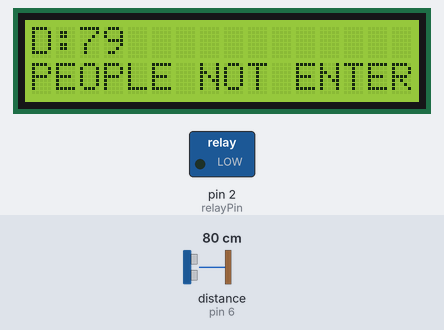
Bench run of a sketch on a simulated Arduino Uno, built with avr-gcc and run on an emulated ATmega328P. Parts: 16×2 character LCD, switched loads named in the sketch (green lamp = pin HIGH). Wiring (inferred from the names in the program): ultrasonic range finder: trigger pin 7; echo pin 6. Inputs (shaded band) come from the test bench; at power-on: distance to the obstacle (sensor on pin 6) 80 cm. The echo pulse lasts 58.3 µs per cm; pins used as bus, display or sensor lines are not drawn; what the sketch prints to the serial monitor is not drawn.

Above: at 1.2 s.
1.3 s: distance to the obstacle (sensor on pin 6) set to 22 cm
At 4.4 s:
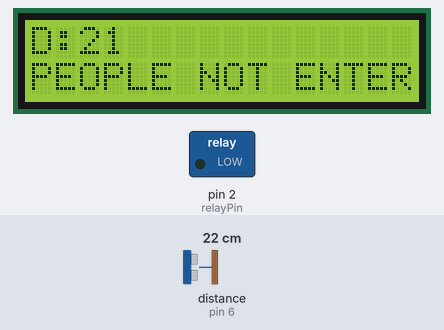
5.2 s: distance to the obstacle (sensor on pin 6) set to 19 cm
At 8.6 s:
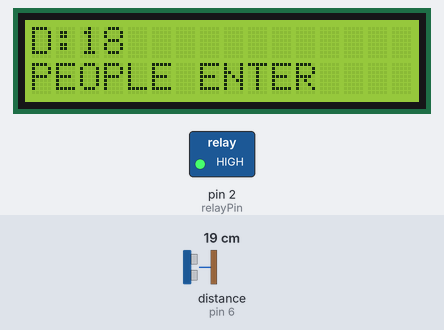
9.5 s: distance to the obstacle (sensor on pin 6) set to 35 cm
At 13.9 s:
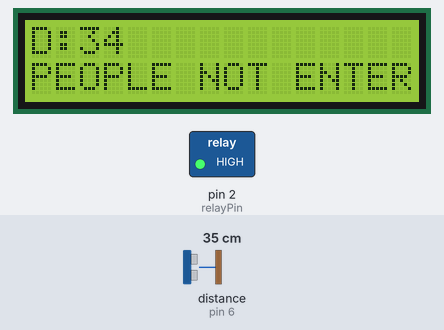
Timing chart, 0 to 15.6 s (numbered marks = the images above; inputs shaded):
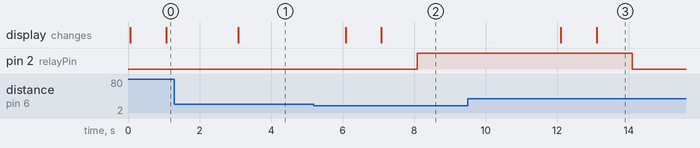

The sketch:

ultra_motor.ino
```cpp
#include<LiquidCrystal.h>
const int rs=13,en=12,d4=11,d5=10,d6=9,d7=8;
LiquidCrystal lcd (rs,en,d4,d5,d6,d7);
const int relayPin=2;
const int trigPin = 7;
const int echoPin = 6;
long duration;
int distance;

void setup()
{
  lcd.begin(16,2);
  pinMode(relayPin, OUTPUT);
  pinMode(trigPin, OUTPUT);
  pinMode(echoPin, INPUT);

  Serial.begin(9600);
}

void loop()
{

{

  digitalWrite(trigPin, LOW);
  delayMicroseconds(2);

  digitalWrite(trigPin, HIGH);
  delayMicroseconds(10);
  digitalWrite(trigPin, LOW);

  duration = pulseIn(echoPin, HIGH);

  distance = duration * 0.034 / 2;

  Serial.print("Distance: ");
  Serial.println(distance);


  lcd.setCursor(0,0);
  lcd.print("D:");
  lcd.print(distance);
  lcd.print("    ");
  delay(1000);
}

if(distance>=20)
{

  lcd.setCursor(0,1);
  lcd.print("PEOPLE NOT ENTER");
  lcd.print("              ");
  delay(1000);
digitalWrite(relayPin,0);
}


else
{

  lcd.setCursor(0,1);
  lcd.print("PEOPLE ENTER");
  lcd.print("              ");
  delay(1000);
digitalWrite(relayPin,1);
}

delay(1000);
}
```

Measured:
- the behaviour switches between 21 and 20 cm on distance to the obstacle (sensor on pin 6) (found by bisection; images 1 and 2)
- after the input at 1.3 s, the display: changes after 1.8 s (image 1)
- after the input at 5.2 s, pin 2 (relayPin): LOW → HIGH after 2.9 s; the display: first changes after 0.88 s (image 2 shows a later state)
- after the input at 9.5 s, pin 2 (relayPin): HIGH → LOW after 4.6 s; the display: first changes after 2.6 s (image 3 shows a later state)
